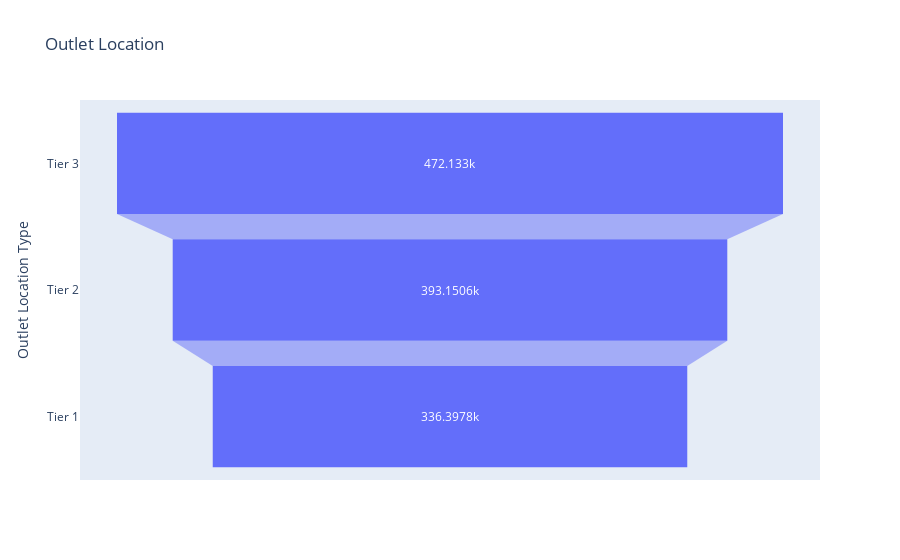

The notebook cell this image was saved under:
### Markdown cell above
### Sales by Outlet Location(Funnel Chart)

### Code cell
import plotly.express as px
sales_by_location = df.groupby('Outlet Location Type')['Sales'].sum().reset_index()  
sales_by_location = sales_by_location.sort_values('Sales', ascending=False)  
   
funnel_fig = px.funnel(sales_by_location,   
                x='Sales',   
                y='Outlet Location Type',  
                title='Outlet Location')  
funnel_fig.show()

### Figure 1 — Plotly figure (JSON) as saved in the notebook; plotly's stock layout.template omitted (floating-point values rounded to 4 significant figures)
{"data": [{"hovertemplate": "Sales=%{x}<br>Outlet Location Type=%{y}<extra></extra>", "legendgroup": "", "marker": {"color": "#636efa"}, "name": "", "orientation": "h", "showlegend": false, "type": "funnel", "x": [472100.0, 393200.0, 336400.0], "xaxis": "x", "y": ["Tier 3", "Tier 2", "Tier 1"], "yaxis": "y"}], "layout": {"autosize": true, "legend": {"tracegroupgap": 0}, "title": {"text": "Outlet Location"}, "xaxis": {"anchor": "y", "autorange": true, "domain": [0, 1], "range": [-262300.0, 262300.0], "title": {"text": "Sales"}, "type": "linear"}, "yaxis": {"anchor": "x", "autorange": true, "domain": [0, 1], "range": [2.5, -0.5], "title": {"text": "Outlet Location Type"}, "type": "category"}}}
